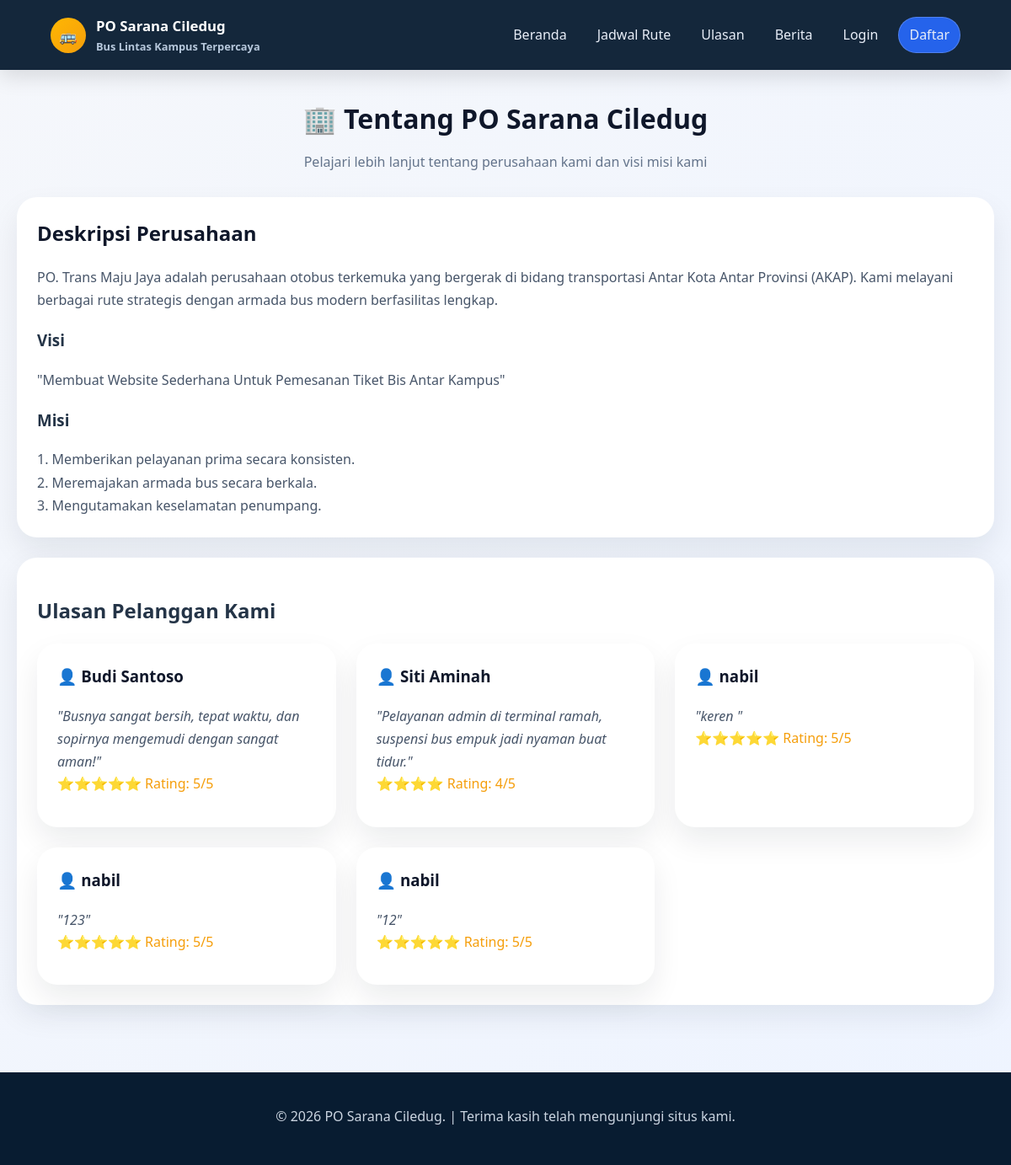
The app's page /profile.php with its own data.
### tables this page shows
CREATE TABLE `tabel_profile` (
  `id` int(11) NOT NULL,
  `nama_pt` varchar(100) NOT NULL,
  `visi` text NOT NULL,
  `misi` text NOT NULL,
  `deskripsi` text NOT NULL
);

CREATE TABLE `tabel_testimoni` (
  `id_testi` int(11) NOT NULL,
  `nama_user` varchar(100) NOT NULL,
  `komentar` text NOT NULL,
  `rating` int(11) NOT NULL,
  `tgl` date DEFAULT NULL,
  `status` varchar(20) NOT NULL DEFAULT 'aktif',
  `balasan_admin` text DEFAULT NULL
);

### profile.php (the view, shortened to what this page needs)
<?php
include 'koneksi/koneksi.php';
$profile_pt = mysqli_fetch_assoc(mysqli_query($koneksi, "SELECT * FROM tabel_profile WHERE id=1"));
?>
<!DOCTYPE html>
<html lang="id">
<head>
    <link rel="stylesheet" href="css/style.css?v=20260701">
</head>
<body>
    <header class="site-header">
        <a href="index.php" class="brand">
            <span class="brand-mark">🚌</span>
            <span>
                <strong>PO Sarana Ciledug</strong>
                <small>Bus Lintas Kampus Terpercaya</small>
            </span>
        </a>
        <nav class="top-nav">
            <a href="index.php"> Beranda</a>
            <a href="menu.php"> Jadwal Rute</a>
            <a href="testimoni.php"> Ulasan</a>
            <a href="berita.php"> Berita</a>
            <?php if (isset($_SESSION['pelanggan_login'])) : ?>
                <a href="profile.php" class="active"> Tentang Kami</a>
                <a href="logout_user.php" class="nav-danger"> Logout (<?php echo htmlspecialchars($_SESSION['nama_pelanggan'] ?? ''); ?>)</a>
            <?php else : ?>
                <a href="login_user.php"> Login</a>
                <a href="register.php" class="nav-cta"> Daftar</a>
            <?php endif; ?>
        </nav>
    </header>
    <main class="page-main">
        <div class="page-header">
            <h1>🏢 Tentang PO Sarana Ciledug</h1>
            <p>Pelajari lebih lanjut tentang perusahaan kami dan visi misi kami</p>
        </div>
        <div class="about-card">
            <h2> Deskripsi Perusahaan</h2>
            <p><?= nl2br(htmlspecialchars($profile_pt['deskripsi'] ?? '')) ?></p>
            <h3> Visi</h3>
            <p>"<?= htmlspecialchars($profile_pt['visi'] ?? '') ?>"</p>
            <h3> Misi</h3>
            <p><?= nl2br(htmlspecialchars($profile_pt['misi'] ?? '')) ?></p>
        </div>
        <div class="content-card">
            <h2> Ulasan Pelanggan Kami</h2>
            <div class="card-grid">
                <?php
                $query = mysqli_query($koneksi, "SELECT * FROM tabel_testimoni");
                if ($query && mysqli_num_rows($query) > 0) {
                    while($testi = mysqli_fetch_array($query)) {
                        echo "<div class='testimonial-card'>";
                        echo "<h3>👤 " . htmlspecialchars($testi['nama_user']) . "</h3>";
                        echo "<p class='testimonial-comment'>\"" . htmlspecialchars($testi['komentar']) . "\"</p>";
                        echo "<div class='star-rating'>";
                        for ($i = 0; $i < $testi['rating']; $i++) {
                            echo "⭐";
                        }
                        echo " Rating: " . $testi['rating'] . "/5</div>";
                        echo "</div>";
                    }
                } else {
                    echo "<div style='text-align: center; padding: 40px; color: #64748b; grid-column: 1/-1;'>Belum ada ulasan dari pelanggan.</div>";
                }
                ?>
            </div>
        </div>
    </main>
    <footer class="site-footer">
        <p>&copy; 2026 PO Sarana Ciledug. | Terima kasih telah mengunjungi situs kami.</p>
    </footer>
</body>
</html>

### css/style.css (style rules this page uses)
* { box-sizing: border-box; }
body { margin: 0; font-family: 'Segoe UI', Arial, sans-serif; background: linear-gradient(135deg, #f5f7fb 0%, #eef4ff 100%); color: #243447; line-height: 1.6; }
a { text-decoration: none; color: inherit; }
.site-header { position: sticky; top: 0; z-index: 10; display: flex; justify-content: space-between; align-items: center; padding: 18px 5%; background: rgba(8, 28, 49, 0.95); backdrop-filter: blur(10px); box-shadow: 0 8px 24px rgba(0, 0, 0, 0.12); }
.brand { display: flex; align-items: center; gap: 12px; color: white; font-weight: 700; }
.brand strong { display: block; font-size: 1.05rem; }
.brand small { display: block; color: #b7c8dc; font-size: 0.8rem; }
.brand-mark { display: inline-flex; align-items: center; justify-content: center; width: 42px; height: 42px; border-radius: 50%; background: linear-gradient(135deg, #ffb703, #f59e0b); font-size: 1.1rem; }
.top-nav { display: flex; flex-wrap: wrap; gap: 12px; align-items: center; }
.top-nav a { color: #e8eef8; padding: 8px 12px; border-radius: 999px; transition: all 0.2s ease; font-weight: 500; }
.nav-cta, .nav-danger { border: 1px solid rgba(255,255,255,0.2); }
.nav-cta { background: #2563eb; }
.page-main { max-width: 1200px; margin: 0 auto; padding: 32px 20px 48px; }
.content-card { margin-top: 24px; background: white; border-radius: 24px; padding: 24px; box-shadow: 0 12px 35px rgba(15, 23, 42, 0.08); }
.page-header { text-align: center; margin-bottom: 28px; }
.page-header h1 { margin: 0; font-size: clamp(2rem, 2.5vw, 2.6rem); color: #0f172a; }
.page-header p { margin: 12px auto 0; max-width: 760px; color: #64748b; font-size: 1rem; line-height: 1.7; }
.card-grid { display: grid; grid-template-columns: repeat(auto-fit, minmax(300px, 1fr)); gap: 24px; }
.news-card, .testimonial-card, .about-card, .form-container, .section-block { background: white; border-radius: 24px; padding: 24px; box-shadow: 0 16px 35px rgba(15, 23, 42, 0.08); }
.news-card h3, .testimonial-card h3, .about-card h2, .form-container h3 { margin-top: 0; color: #0f172a; }
.news-card p, .testimonial-card p, .about-card p { color: #475569; line-height: 1.7; margin-bottom: 0; }
.star-rating { margin-bottom: 14px; color: #f59e0b; font-size: 1rem; }
.testimonial-comment { margin-bottom: 18px; font-style: italic; }
.site-footer { background: #081c31; color: #cbd5e1; text-align: center; padding: 24px 20px 28px; margin-top: 32px; }

### records on screen
tabel_profile: deskripsi "PO. Trans Maju Jaya adalah perusahaan otobus terkemuka yang bergerak di bidang transportasi Antar Kota Antar Provinsi (AKAP). Kami melayani berbagai rute strategis dengan armada bus modern berfasilitas lengkap.", visi "Membuat Website Sederhana Untuk Pemesanan Tiket Bis Antar Kampus", misi "1. Memberikan pelayanan prima secara konsisten. 2. Meremajakan armada bus secara berkala. 3. Mengutamakan keselamatan penumpang."
tabel_testimoni: nama_user "Budi Santoso", komentar "Busnya sangat bersih, tepat waktu, dan sopirnya mengemudi dengan sangat aman!", rating "5"
tabel_testimoni: nama_user "Siti Aminah", komentar "Pelayanan admin di terminal ramah, suspensi bus empuk jadi nyaman buat tidur.", rating "4"
tabel_testimoni: nama_user "nabil", komentar "keren", rating "5"
tabel_testimoni: nama_user "nabil", komentar "123", rating "5"
tabel_testimoni: nama_user "nabil", komentar "12", rating "5"
